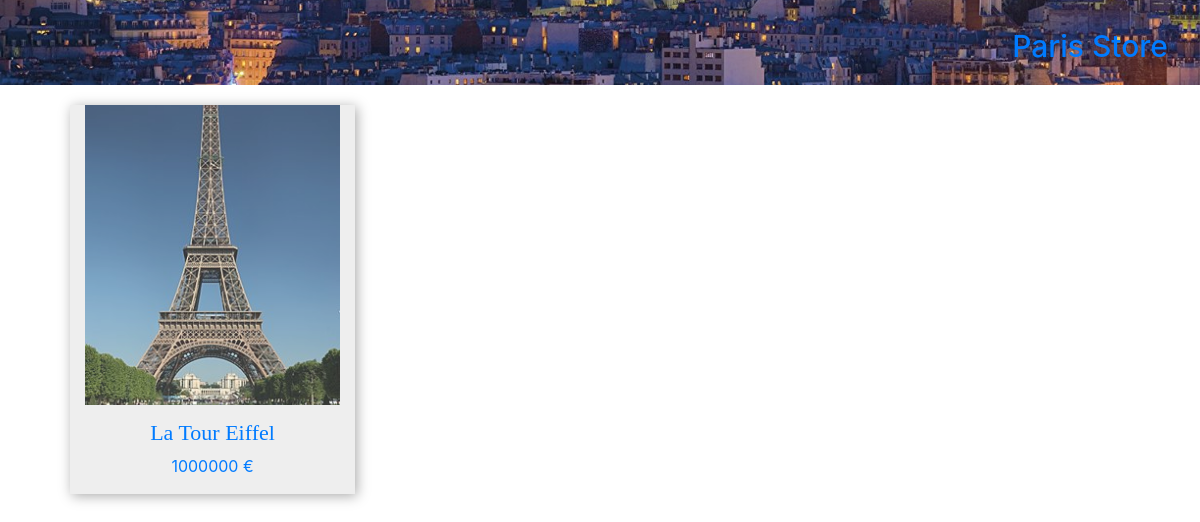
The app's page /index.php?ctrl=product&action=tag&tag=monument with its own data.
### tables this page shows
CREATE TABLE IF NOT EXISTS `shop` (
  `id` int(11) NOT NULL,
  `name` varchar(255) NOT NULL,
  `type` varchar(255) NOT NULL,
  `description` text NOT NULL,
  `img` varchar(255) NOT NULL,
  `optionName` varchar(255) NOT NULL,
  `optionPrix` double NOT NULL,
  `prix` double NOT NULL
);

### Controller/productController.php (called while the page is built, shortened)
<?php
class productController{
	private $productManager;
	public function __construct($db1){
        include('./Model/ProductManager.class.php');
        $this->productManager = new ProductManager($db1);
    }
	public function tag(){
		$tag = $_GET['tag'];
		$product= $this->productManager->findTag($tag);
        require('./View/layout.php');
    }
}
?>

### index.php (called while the page is built, shortened)
<?php
	require_once('Model/Connection.class.php');
	$pdoBuilder = new Connection();
	$db = $pdoBuilder->getConnection();
	if (( isset($_GET['ctrl']) && !empty($_GET['ctrl']) ) &&
		( isset($_GET['action']) && !empty($_GET['action']) )
	){
		$action = $_GET['action'];
	}else{
		$ctrl = 'product';
		$action = 'index';
	}
	$controller = new $ctrl($db);
	$controller->$action();
?>

### Model/Connection.class.php (called while the page is built, shortened)
<?php
class Connection {
	private $db;
    public function __construct() {
        $this->host = 'localhost';
        $this->dbname = 'monumentstore';
        $this->username = 'root';
        $this->password = 'mysql';
		try{
        	$this->db = new PDO('mysql:host=' . $this->host . ';dbname=' . $this->dbname . ';charset=utf8', $this->username, $this->password);
		}catch(PDOException $e){
			echo $e->getMessage();
		}
	}
	public function getConnection() {
		return $this->db;
	}
}
?>

### Model/ProductManager.class.php (called while the page is built, shortened)
<?php
require_once('Connection.class.php');
class ProductManager {
	private $db;
	public function __construct($db1) {
		$db1 = new Connection();
		$this->db = $db1->getConnection();
	}
	public function findTag($tag) {
 		$usersQuery = $this->db->prepare("SELECT * FROM shop WHERE type = '".$tag."';");
 		$usersQuery->execute();
 		$result =$usersQuery->fetchAll();
 		return $result;
	}
}
?>

### View/tag.php (the view, shortened to what this page needs)
<div class=" container">
<div class= "row">
	<?php foreach($product as $product){ ?>
			<a class="col-md-3 bloc-cartel" href="index.php?ctrl=product&action=product&id=<?php echo $product['id']?>">
				<div class="bloc_img">
					<img src="Assets/images/<?php echo $product['img']?>" alt="batiment" class="img_batiment">
				</div>
				<h2><?php echo $product['name']?> </h2>
				<p><?php echo $product['prix']?> €</p>
			</a>
	<?php } ?>
</div></div>

### Assets/css/css.css (style rules this page uses)
.bloc-cartel { background-color: #eee; box-shadow: 2px 2px 12px #aaa; margin-top: 20px; text-align: center; margin-left: 40px; }
.bloc-cartel h2 { font-size: 22px; margin-top: 15px; font-family: serif; text-decoration:none; }
a:-webkit-any-link { text-decoration:none; }
.bloc-cartel .bloc_img { height: 300px; overflow:hidden; }
.bloc-cartel .img_batiment { font-size: 22px; margin-top: 5px; font-family: serif; opacity:0.8; width: 100%; margin: -100px 0; }

### records on screen
shop: img (picture), name "La Tour Eiffel", prix "1000000"
